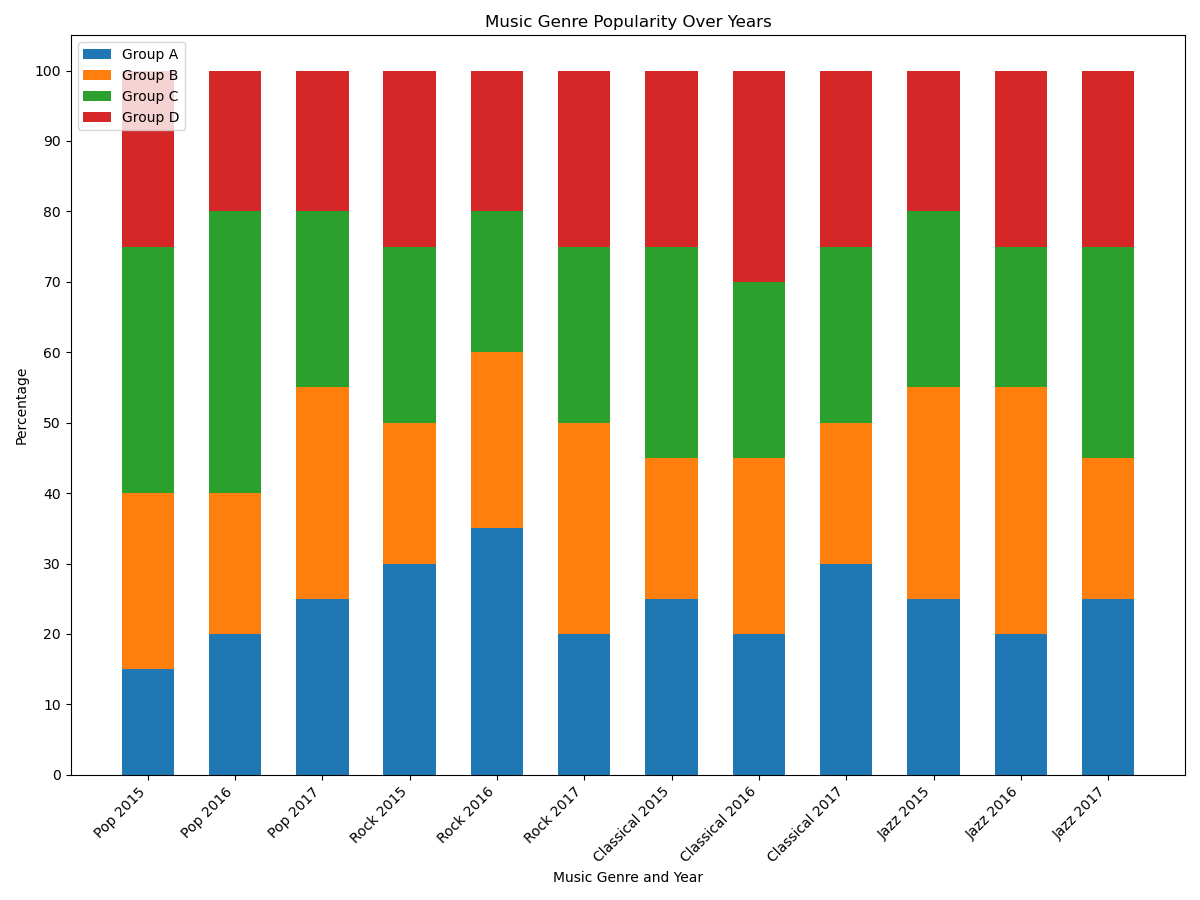

This chart was generated by the following Python code:

import matplotlib.pyplot as plt
import numpy as np

categories = ['Pop', 'Pop', 'Pop', 'Rock', 'Rock', 'Rock', 'Classical', 'Classical', 'Classical', 'Jazz', 'Jazz', 'Jazz']
years = ['2015', '2016', '2017', '2015', '2016', '2017', '2015', '2016', '2017', '2015', '2016', '2017']
group_A = [15, 20, 25, 30, 35, 20, 25, 20, 30, 25, 20, 25]
group_B = [25, 20, 30, 20, 25, 30, 20, 25, 20, 30, 35, 20]
group_C = [35, 40, 25, 25, 20, 25, 30, 25, 25, 25, 20, 30]
group_D = [25, 20, 20, 25, 20, 25, 25, 30, 25, 20, 25, 25]

fig, ax = plt.subplots(figsize=(12, 9))
bar_width = 0.6

ind = np.arange(len(categories))
p1 = plt.bar(ind, group_A, bar_width, color='#1f77b4')
p2 = plt.bar(ind, group_B, bar_width, bottom=group_A, color='#ff7f0e')
p3 = plt.bar(ind, group_C, bar_width, bottom=np.add(group_A, group_B), color='#2ca02c')
p4 = plt.bar(ind, group_D, bar_width, bottom=np.add(np.add(group_A, group_B), group_C), color='#d62728')

plt.ylabel('Percentage')
plt.xlabel('Music Genre and Year')
plt.title('Music Genre Popularity Over Years')
plt.xticks(ind, ['Pop 2015', 'Pop 2016', 'Pop 2017', 'Rock 2015', 'Rock 2016', 'Rock 2017', 'Classical 2015', 'Classical 2016', 'Classical 2017', 'Jazz 2015', 'Jazz 2016', 'Jazz 2017'], rotation=45, ha='right')
plt.yticks(np.arange(0, 101, 10))

plt.legend((p1[0], p2[0], p3[0], p4[0]), ('Group A', 'Group B', 'Group C', 'Group D'), loc='upper left')

plt.tight_layout()
plt.show()
